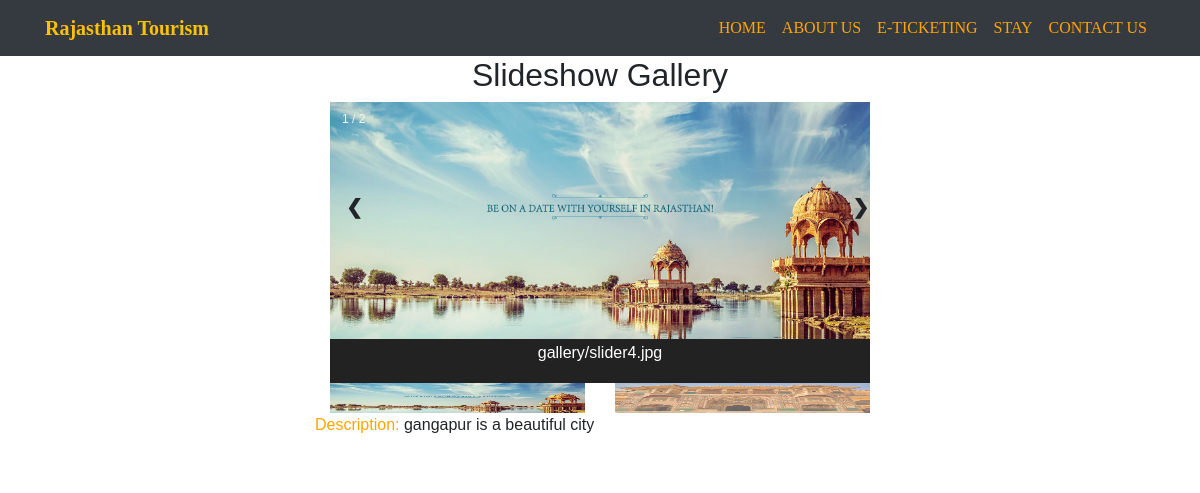
The page /place/1 on the database its author committed.
### myapp/models.py (models this page shows)
class Gallery(models.Model):
    location = models.ForeignKey(Locations, on_delete = models.CASCADE)
    image = models.ImageField(upload_to='gallery')

class Locations(models.Model):
    name = models.CharField(max_length=255)
    city=models.CharField(max_length=255)
    description = models.TextField()
    image = models.ImageField(upload_to="locations")

### myapp/views.py (the view, shortened to what this page needs)
# urls.py: path('place/<int:id>',views.place,name="place"),
def place(request, id):
    if request.method == 'GET':
        l = Locations.objects.get(id = id)
        images = Gallery.objects.filter(location_id = id)
        packagelocs = Packagelocation.objects.only('package_id').filter(location_id = id)
        packages = Packages.objects.filter(id__in=packagelocs)
        length = len(images)
        return render(request, "place.html", {"images": images,"packages":packages, "length": length,"location":l, "id":id})

### myapp/templates/place.html (shortened to what this page needs)
{% load staticfiles %}
<!DOCTYPE html>
<html lang="en">
<head>
</head>
<body>
{% include "header.html" %}
<div class="container-fluid" id="bgimg">
    <div class="row">
        <div class="col-md-3">
        </div>
        <div class="col-md-6" id="top">
        <!DOCTYPE html>
<html>
<body>
<h2 style="text-align:center">Slideshow Gallery</h2>
<div class="container">
    {% for image in images %}
        <div class="mySlides">
            <div class="numbertext">{{ forloop.counter }} / {{ length }}</div>
            <img src="{{ image.image.url }}" style="width:100%">
        </div>
    {% endfor %}
  <a class="prev" onclick="plusSlides(-1)">❮</a>
  <a class="next" onclick="plusSlides(1)">❯</a>
  <div class="caption-container">
    <p id="caption"></p>
  </div>
  <div class="row">
      {% for image in images %}
          <div class="col">
            <img class="demo cursor" src="{{ image.image.url }}" style="width: 100%;" onclick="currentSlide({{ forloop.counter }})" alt="{{ image.image }}" height="30">
          </div>
       {% endfor %}
  </div>
</div>
  <div class="form-group">
        <label><h6 style="color:orange;">Description:</h6></label>
      {{ location.description }}
    </div>
    </div>
</div>
</body>
</html>

### myapp/templates/place.html (style rules this page uses)
body { font-family: Arial; margin: 0; }
* { box-sizing: border-box; }
img { vertical-align: middle; }
.container { position: relative; }
.mySlides { display: none; }
.cursor { cursor: pointer; }
.prev, .next { cursor: pointer; position: absolute; top: 40%; width: auto; padding: 16px; margin-top: -50px; color: white; font-weight: bold; font-size: 20px; border-radius: 0 3px 3px 0; user-select: none; -webkit-user-select: none; }
.next { right: 0; border-radius: 3px 0 0 3px; }
.numbertext { color: #f2f2f2; font-size: 12px; padding: 8px 12px; position: absolute; top: 0; }
.caption-container { text-align: center; background-color: #222; padding: 2px 16px; color: white; }
.row:after { content: ""; display: table; clear: both; }
.demo { opacity: 0.6; }
.active, .demo:hover { opacity: 1; }

### rows shown on the page
Gallery: length "2", image (picture)
Gallery: image (picture)
Locations: description "gangapur is a beautiful city"
